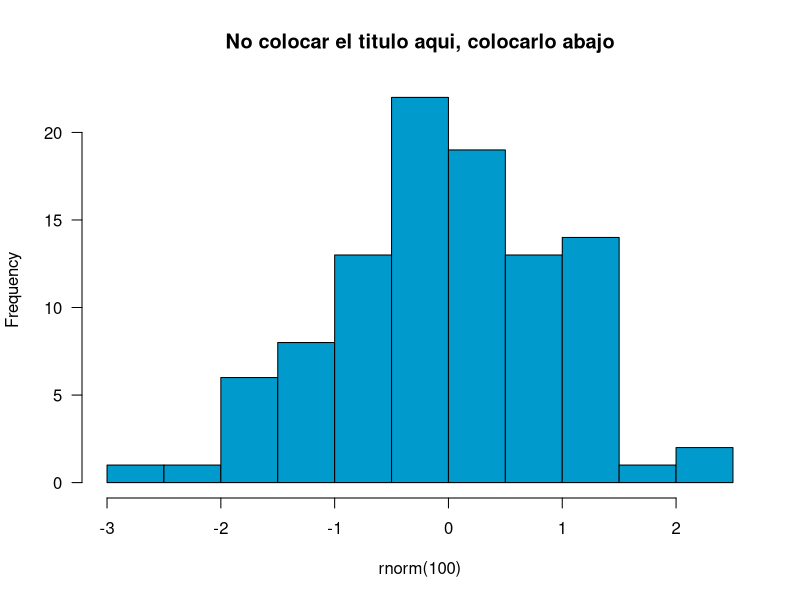

Reproduce this figure in R. (Note: this script raises an error after producing the figure.)
## ---- chunk 1
x <- rnorm(n=100, mean=70, sd=5)
mean(x)
## ---- chunk 2
hist(rnorm(100), main='No colocar el titulo aqui, colocarlo abajo',
     col='deepskyblue3', las=1)
## ---- chunk 3
knitr::include_graphics("byhand.png")
